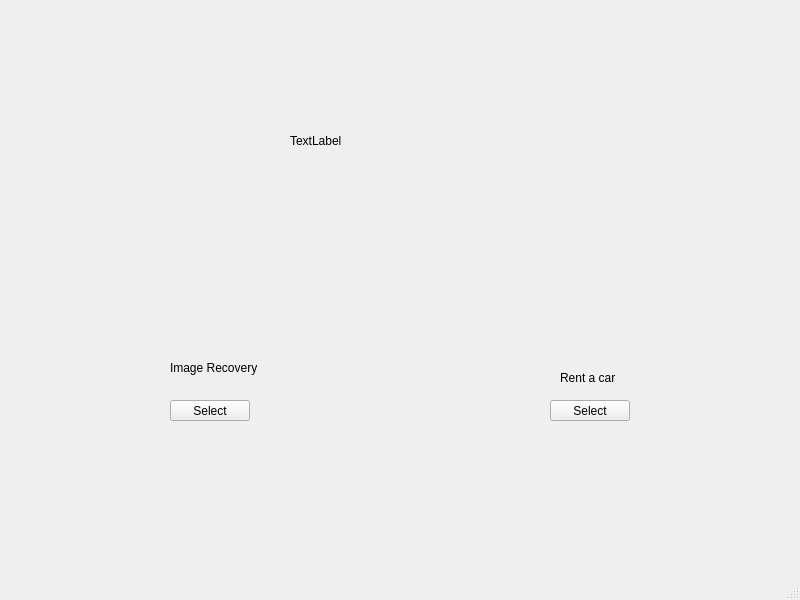
<?xml version="1.0" encoding="UTF-8"?>
<ui version="4.0">
 <class>MainWindow</class>
 <widget class="QMainWindow" name="MainWindow">
  <property name="geometry">
   <rect>
    <x>0</x>
    <y>0</y>
    <width>800</width>
    <height>600</height>
   </rect>
  </property>
  <property name="windowTitle">
   <string>MainWindow</string>
  </property>
  <widget class="QWidget" name="centralwidget">
   <widget class="QLabel" name="label_pic">
    <property name="geometry">
     <rect>
      <x>290</x>
      <y>50</y>
      <width>231</width>
      <height>181</height>
     </rect>
    </property>
    <property name="text">
     <string>TextLabel</string>
    </property>
   </widget>
   <widget class="QPushButton" name="pushButton_IR">
    <property name="geometry">
     <rect>
      <x>170</x>
      <y>400</y>
      <width>80</width>
      <height>21</height>
     </rect>
    </property>
    <property name="text">
     <string>Select</string>
    </property>
   </widget>
   <widget class="QPushButton" name="pushButton_RC">
    <property name="geometry">
     <rect>
      <x>550</x>
      <y>400</y>
      <width>80</width>
      <height>21</height>
     </rect>
    </property>
    <property name="text">
     <string>Select</string>
    </property>
   </widget>
   <widget class="QLabel" name="label">
    <property name="geometry">
     <rect>
      <x>170</x>
      <y>360</y>
      <width>91</width>
      <height>16</height>
     </rect>
    </property>
    <property name="text">
     <string>Image Recovery</string>
    </property>
   </widget>
   <widget class="QLabel" name="label_2">
    <property name="geometry">
     <rect>
      <x>560</x>
      <y>370</y>
      <width>61</width>
      <height>16</height>
     </rect>
    </property>
    <property name="text">
     <string>Rent a car</string>
    </property>
   </widget>
  </widget>
  <widget class="QMenuBar" name="menubar">
   <property name="geometry">
    <rect>
     <x>0</x>
     <y>0</y>
     <width>800</width>
     <height>20</height>
    </rect>
   </property>
  </widget>
  <widget class="QStatusBar" name="statusbar"/>
 </widget>
 <resources/>
 <connections/>
</ui>
